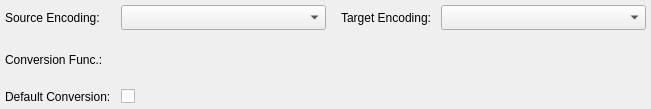
<?xml version="1.0" encoding="UTF-8"?>
<ui version="4.0">
 <class>ConversionWidget</class>
 <widget class="QWidget" name="ConversionWidget">
  <property name="geometry">
   <rect>
    <x>0</x>
    <y>0</y>
    <width>651</width>
    <height>109</height>
   </rect>
  </property>
  <property name="minimumSize">
   <size>
    <width>0</width>
    <height>0</height>
   </size>
  </property>
  <layout class="QGridLayout" name="convcod_grid">
   <property name="leftMargin">
    <number>5</number>
   </property>
   <property name="topMargin">
    <number>5</number>
   </property>
   <property name="rightMargin">
    <number>5</number>
   </property>
   <property name="bottomMargin">
    <number>5</number>
   </property>
   <property name="spacing">
    <number>10</number>
   </property>
   <item row="0" column="0">
    <widget class="QLabel" name="src_encoding_lbl">
     <property name="sizePolicy">
      <sizepolicy hsizetype="Preferred" vsizetype="Preferred">
       <horstretch>0</horstretch>
       <verstretch>0</verstretch>
      </sizepolicy>
     </property>
     <property name="minimumSize">
      <size>
       <width>0</width>
       <height>0</height>
      </size>
     </property>
     <property name="maximumSize">
      <size>
       <width>16777215</width>
       <height>16777215</height>
      </size>
     </property>
     <property name="text">
      <string>Source Encoding:</string>
     </property>
    </widget>
   </item>
   <item row="0" column="1">
    <widget class="QComboBox" name="src_encoding_cmb">
     <property name="enabled">
      <bool>true</bool>
     </property>
     <property name="sizePolicy">
      <sizepolicy hsizetype="Expanding" vsizetype="Fixed">
       <horstretch>0</horstretch>
       <verstretch>0</verstretch>
      </sizepolicy>
     </property>
     <property name="minimumSize">
      <size>
       <width>0</width>
       <height>25</height>
      </size>
     </property>
    </widget>
   </item>
   <item row="0" column="2">
    <widget class="QLabel" name="trg_encoding_lbl">
     <property name="sizePolicy">
      <sizepolicy hsizetype="Preferred" vsizetype="Preferred">
       <horstretch>0</horstretch>
       <verstretch>0</verstretch>
      </sizepolicy>
     </property>
     <property name="minimumSize">
      <size>
       <width>0</width>
       <height>0</height>
      </size>
     </property>
     <property name="maximumSize">
      <size>
       <width>16777215</width>
       <height>16777215</height>
      </size>
     </property>
     <property name="text">
      <string>Target Encoding:</string>
     </property>
     <property name="indent">
      <number>5</number>
     </property>
    </widget>
   </item>
   <item row="0" column="3">
    <widget class="QComboBox" name="trg_encoding_cmb">
     <property name="enabled">
      <bool>true</bool>
     </property>
     <property name="sizePolicy">
      <sizepolicy hsizetype="Expanding" vsizetype="Fixed">
       <horstretch>0</horstretch>
       <verstretch>0</verstretch>
      </sizepolicy>
     </property>
     <property name="minimumSize">
      <size>
       <width>0</width>
       <height>25</height>
      </size>
     </property>
    </widget>
   </item>
   <item row="1" column="0">
    <widget class="QLabel" name="conv_func_lbl">
     <property name="sizePolicy">
      <sizepolicy hsizetype="Preferred" vsizetype="Preferred">
       <horstretch>0</horstretch>
       <verstretch>0</verstretch>
      </sizepolicy>
     </property>
     <property name="minimumSize">
      <size>
       <width>0</width>
       <height>0</height>
      </size>
     </property>
     <property name="maximumSize">
      <size>
       <width>16777215</width>
       <height>16777215</height>
      </size>
     </property>
     <property name="text">
      <string>Conversion Func.:</string>
     </property>
    </widget>
   </item>
   <item row="1" column="1" colspan="3">
    <spacer name="horizontalSpacer">
     <property name="orientation">
      <enum>Qt::Horizontal</enum>
     </property>
     <property name="sizeHint" stdset="0">
      <size>
       <width>273</width>
       <height>20</height>
      </size>
     </property>
    </spacer>
   </item>
   <item row="2" column="0">
    <widget class="QLabel" name="default_conv_lbl">
     <property name="sizePolicy">
      <sizepolicy hsizetype="Preferred" vsizetype="Preferred">
       <horstretch>0</horstretch>
       <verstretch>0</verstretch>
      </sizepolicy>
     </property>
     <property name="minimumSize">
      <size>
       <width>0</width>
       <height>0</height>
      </size>
     </property>
     <property name="maximumSize">
      <size>
       <width>16777215</width>
       <height>16777215</height>
      </size>
     </property>
     <property name="text">
      <string>Default Conversion:</string>
     </property>
    </widget>
   </item>
   <item row="2" column="1" colspan="3">
    <widget class="QCheckBox" name="default_conv_chk">
     <property name="sizePolicy">
      <sizepolicy hsizetype="Expanding" vsizetype="Fixed">
       <horstretch>0</horstretch>
       <verstretch>0</verstretch>
      </sizepolicy>
     </property>
     <property name="text">
      <string/>
     </property>
    </widget>
   </item>
  </layout>
 </widget>
 <resources/>
 <connections/>
</ui>
